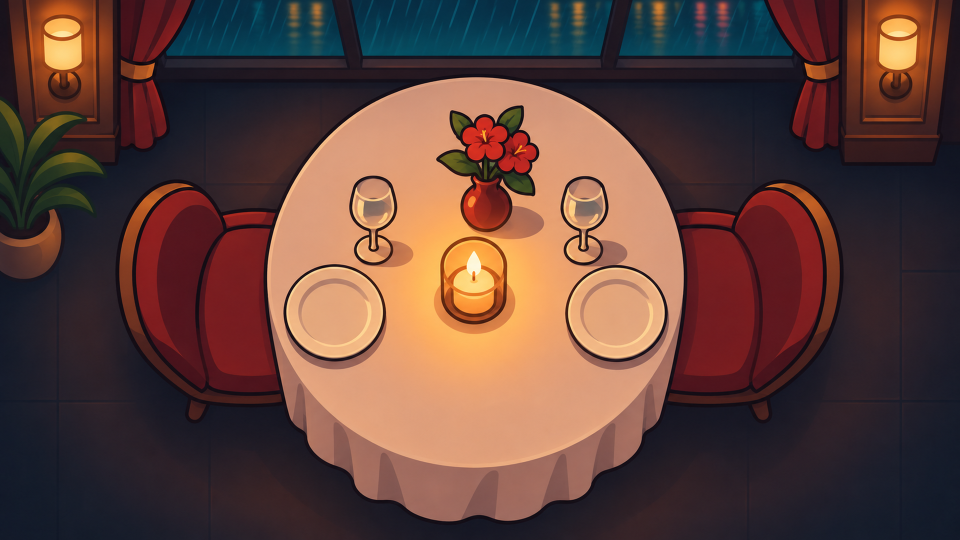
#> input picture production/L001/assets/bg_desk_restaurant_top.png, 1920 x 1080 px, found by its file name (shown at 1/2 size); its folder holds 8 pictures in this run
$ python sfs_decisions.py
#> lines starting #> are read from the running program, lines starting #| are printed output that depends on the picture
# -*- coding: utf-8 -*-
"""Превью новых решений D14–D26 (shot_for_shot.md) -> production/L001/decisions/Dnn_*.jpg
Сверху его кадр(ы) из 1080p, ниже варианты: грубый набросок поверх нашего плейта (assets/*.png) или шаблона.
Формат листа — как animatic/decisions_previews.py."""
import os, subprocess, sys, textwrap
from PIL import Image, ImageDraw, ImageFont
L = r'C:\dev\projects\youtube-video\production\L001'; OUT = os.path.join(L, 'decisions'); A = os.path.join(L, 'assets')
CV = r'C:\Users\velar\AppData\Local\Temp\paperbillions-research-wi34v2j2\_MG4v3foET8\video_1080.webm'
import tempfile; TMP = os.path.join(tempfile.gettempdir(), 'l001_sfs_dec'); os.makedirs(TMP, exist_ok=True)
F = ImageFont.truetype(r'C:\Windows\Fonts\arial.ttf', 20); FB = ImageFont.truetype(r'C:\Windows\Fonts\arialbd.ttf', 24)
FS = ImageFont.truetype(r'C:\Windows\Fonts\arialbd.ttf', 18); FT = ImageFont.truetype(r'C:\Windows\Fonts\arialbd.ttf', 14)
CW, CH = 640, 360

def comp(t):
    p = os.path.join(TMP, f'c_{t:.1f}.jpg')
    if not os.path.exists(p):
        subprocess.run(['ffmpeg', '-v', 'error', '-y', '-ss', f'{max(t - 2, 0):.2f}', '-i', CV, '-ss', f'{min(t, 2):.2f}', '-frames:v', '1', '-vf', f'scale={CW}:{CH}', p])
    return Image.open(p).convert('RGB')
def plate(name, dark=0.0):
#> called with name = 'bg_desk_restaurant_top.png', dark = 0
    im = Image.open(os.path.join(A, name)).convert('RGB').resize((CW, CH))
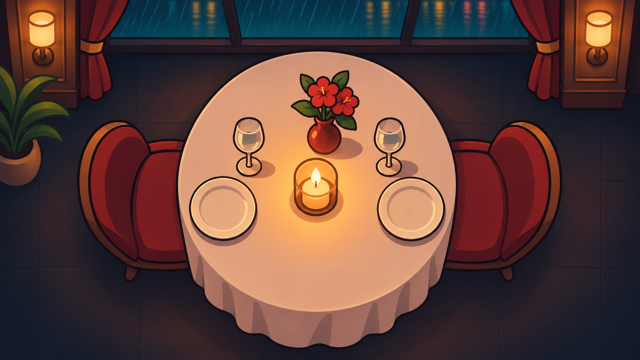
#> im: PIL image 640x360 RGB; mean R, G, B 95.9, 65.3, 58.1
    if dark: im = Image.blend(im, Image.new('RGB', im.size, (0, 0, 0)), dark)
    return im
def blank(c=(22, 20, 26)): return Image.new('RGB', (CW, CH), c)

# [75 lines left out: functions sketch, grid, card, sheet, not called in this run]

RED, GRN, WHT, YEL = (220, 40, 40, 255), (70, 220, 110, 255), (245, 245, 245, 255), (255, 214, 90, 255)

# D14 — нить «China» к стулу
DESK = plate('bg_desk_restaurant_top.png')
sheet('D14_china_thread', '«How did China get someone into the seat?» — кто тянется к стулу (#22 → живой #24–25)',
      [(comp(34.6), 'штамп CHINA со звездой, 0:34.6'), (comp(35.5), 'нить от CHINA к стулу Алисы, 0:35.5')], [
    (sketch(DESK, [('circle', 400, 250, 70, WHT, 4), ('line', 640, 0, 430, 215, RED, 5), ('rect', 520, 20, 630, 52, (200, 30, 30, 240), 'BEIJING', WHT), ('text', 20, 310, 'нить к ПУСТОМУ стулу')]), 'A',
     'На «China» красная нить с биркой BEIJING тянется к пустому стулу; на «seat» мел замыкает круг. Стул, не человек'),
    (sketch(DESK, [('circle', 400, 250, 70, WHT, 4), ('rect', 380, 0, 440, 170, (15, 15, 20, 240), ''), ('rect', 380, 150, 440, 175, (200, 30, 30, 255), ''), ('arrow', 470, 120, 430, 200, WHT), ('text', 20, 310, 'рука в красной манжете')]), 'B',
     'Безымянная рука с красной манжетой сверху подвигает пустой стул к столу. Рифмуется с рукой D02 — два безымянных жеста подряд'),
    (sketch(DESK, [('circle', 400, 250, 70, WHT, 4), ('text', 20, 310, 'как сейчас: только мел')]), 'C', 'Оставить: мел вокруг стула, «China» только в словах')], 'A')
#> (the run stopped early here; a loop or call above may not have finished)
